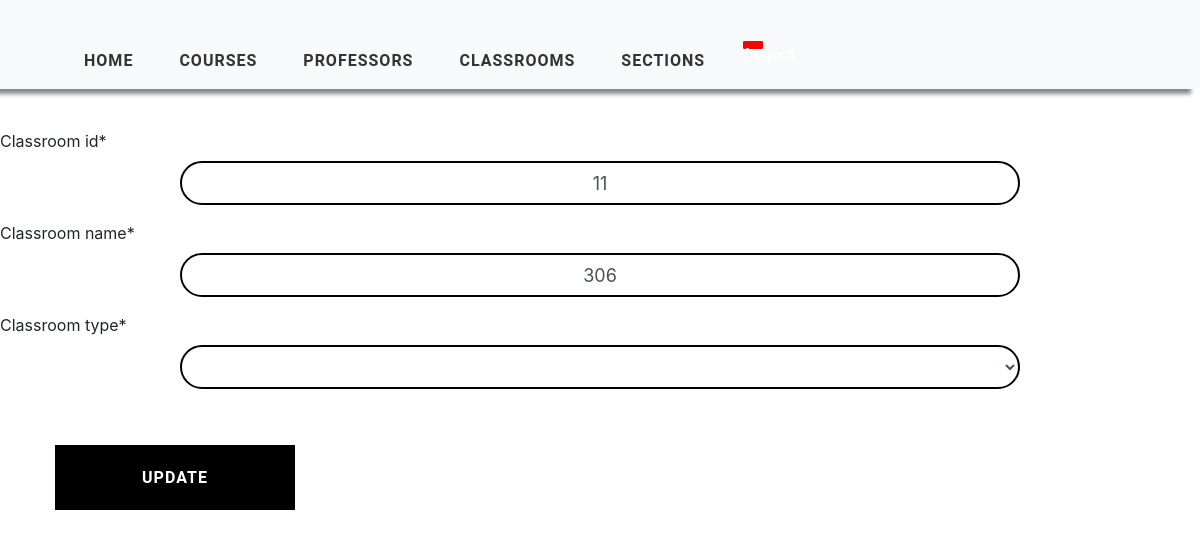
/update-classroom/11/ (signed in), run on an earlier commit of the app's database.
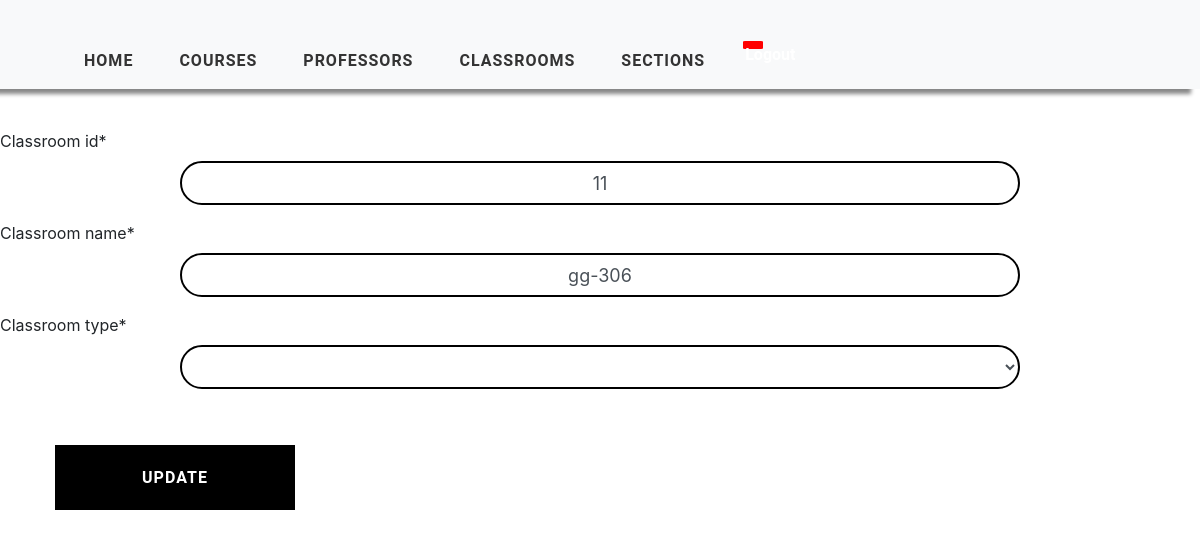
And on a later commit of the database.
### timetableapp/models.py (models this page shows, shortened)
class Classroom(models.Model):
    CLASSRoom_TYPE = (
        ('Theory', 'Theory'),
        ('Lab', 'Lab')
    )
    classroom_id = models.CharField(max_length=2000, primary_key=True)
    classroom_name = models.CharField(max_length=2000, null=True)
    classroom_type = models.CharField(max_length=2000, null=True, choices=CLASSRoom_TYPE)

### timetableapp/views.py (the view)
# urls.py: path('update-classroom/<str:pk>/', views.updateClassroomView, name='update-classroom'),
@login_required(login_url='login')
def updateClassroomView(request, pk):
    classroom = Classroom.objects.get(classroom_id=pk)
    form = ClassroomForm(instance=classroom)
    context = {'form': form}
    if request.method == 'POST':
        form = ClassroomForm(request.POST, instance=classroom)
        if form.is_valid():
            form.save()
            return redirect('/classroom_view')
    return render(request, 'timetableapp/ViewSection.html', context)

### timetableapp/forms.py
class ClassroomForm(forms.ModelForm):
    class Meta:
        model = Classroom
        fields = ['classroom_id', 'classroom_name', 'classroom_type']

### timetableapp/templates/timetableapp/ViewSection.html (shortened to what this page needs)
{% extends 'timetableapp/main.html' %}
{% block content %}
        <form method="POST" action="">
            {% load crispy_forms_tags %}
            <div>
                {{ form|crispy }}
                <input type="submit" value="Update" class="info">
            </div>
        </form>
{% endblock %}

What changed in the data, as far as the page shows it:
changed Classroom "Theory": classroom_name "306" → "gg-306"
